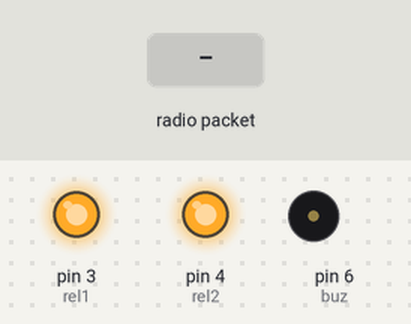
A sketch run on a simulated Arduino Uno, built with avr-gcc and run on an emulated ATmega328P. Parts: output pins drawn as LEDs (lit = HIGH), buzzer (waves = sounding, pin HIGH). The test bench sets the inputs (shaded band). No radio packets arrive unless stated.

Above: at 1.2 s.
1.3 s: radio packet "1" arrives
At 2.1 s:
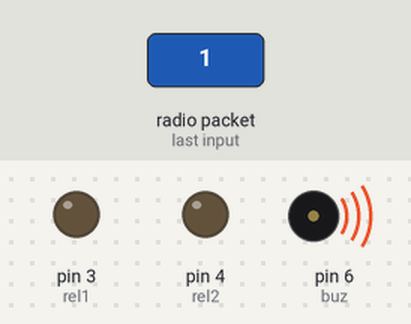
At 3.3 s:
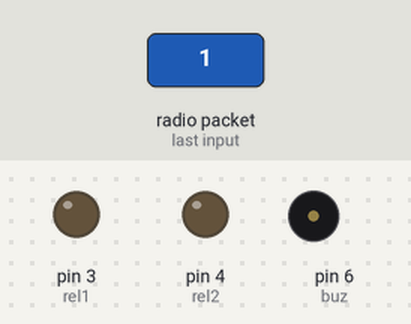
Timing chart, 0 to 4.8 s (numbered marks = the images above; inputs shaded):
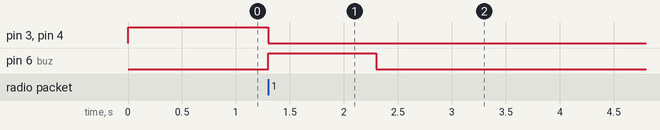

The sketch:

relay_RX.ino
```cpp
#include <SPI.h>
#include <nRF24L01.h>
#include <RF24.h>

const int rel1 = 3;
const int rel2 = 4;
const int buz = 6;

char text[32] = "";
const byte bind [6] = "00001";
RF24 radio (8, 9);

unsigned long lastReceiveTime = 0;
unsigned long currentTime = 0;

int del1 = 200;
int del2 = 100;
int del3 = 1500;
int del4 = 40000;

void beep (int del1, int del2) {
  digitalWrite (buz, HIGH);
  delay (del1);
  digitalWrite (buz, LOW);
  delay (del2);
}

void setup() {
  pinMode (rel1, OUTPUT);
  pinMode (rel2, OUTPUT);
  pinMode (buz, OUTPUT);
  digitalWrite (rel1, HIGH);
  digitalWrite (rel2, HIGH);
  digitalWrite (buz, LOW);
  radio.begin ();
  radio.openReadingPipe (0, bind);
  radio.setAutoAck (false);
  radio.setDataRate (RF24_250KBPS);
  radio.setPALevel (RF24_PA_MIN);
  radio.startListening ();
}

void loop() {

  if (radio.available()) {
    radio.read (&text, sizeof (text));
    lastReceiveTime = millis ();
    digitalWrite (rel1, LOW);
    digitalWrite (rel2, LOW);

    beep (1000, 30000);
  }


  /*currentTime = millis ();
  if (currentTime - lastReceiveTime > 100) {
    digitalWrite (rel1, HIGH);
    digitalWrite (rel2, HIGH);
  }*/


}
```

Measured:
- after the input at 1.3 s, pin 3 (rel1), pin 4 (rel2): HIGH → LOW at once; pin 6 (buz): LOW → HIGH at once, → LOW 1.0 s later
